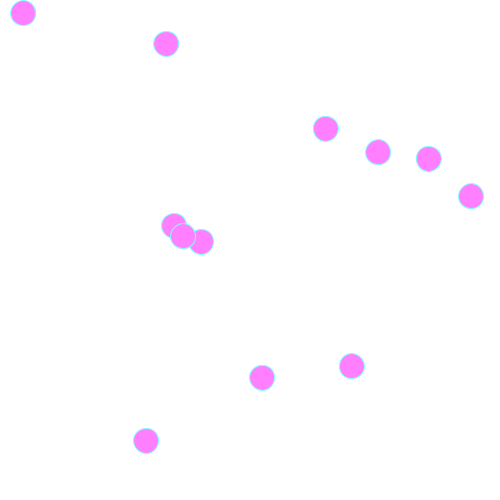
Frame 1 (no input)
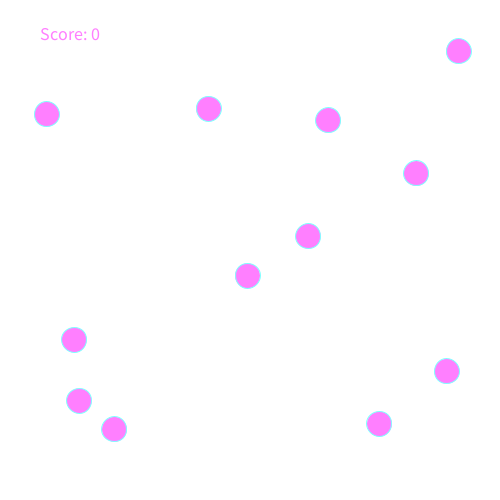
Frame 60 (the mouse pressed at the canvas centre just before this capture)
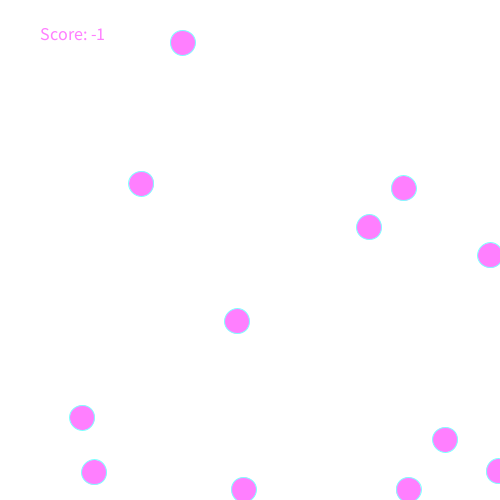
Frame 120 (the mouse held since frame 60 and released just before this capture)

The Processing sketch that drew these frames (run headless with seeded random() and noise(); from frame 60 on, the mouse is pressed at the canvas centre):

// Processing sketch: simpleGame_ArrayList
// ── simpleGame_ArrayList.pde
// A Simple ball clicking game

// how many game objects are in play, let's say 12
int gameObj_qty = 12; 

// a value to set all gameObjs to
float globalSize = 25;

// keep track of points!
int score;

// some basic color presets
color strokeColor = color(127, 255, 255);
color fillColor = color(255, 127, 255);

// arrays to hold the attributes of our gameObjs
ArrayList<GameObj> gameObjs;

void setup() {

  size(500, 500);
  background(255);

  // initialize
  initGameObjects();
}


void draw() {

  // start with a blank slate
  background(255);

  // draw the score to the screen:
  // if there are active gameObjs, display the score
  if (gameObjs.size() > 0) {
    textSize(18);
    textAlign(LEFT);
    text("Score: "+score, 40, 40);
  } else { // otherwise, display the game over screen
    textAlign(CENTER, CENTER);
    textSize(36);
    text("GAME OVER!", width/2, -100+height/2);
    textSize(24);
    text("Score: "+score, width/2, 100+height/2);
  }

  // we iterate through all our game pieces
  for (GameObj g : gameObjs) {
    if (g.isActive) {
      // pass the index variable to moveObj() and drawObj() functions
      g.update();
      // wrap gameObjs around the screen
      g.wrap();
      // draw the gameObjs
      g.render();
    } // end if
  } // end for
} // end draw()



void initGameObjects() {

  // set our score to 0;
  score=0;

  // initialize the attribute arrays
  gameObjs = new ArrayList<GameObj>();

  // randomize speed and location
  // set the size of the game objects
  for (int i = 0; i < gameObj_qty; i++) {
    gameObjs.add(new GameObj());
  }
}


void mousePressed() {

  // check to see if there are any gameObjs in play
  if (gameObjs.size() > 0) {
    // create a flag to capture scoring clicks
    boolean scoredPoint = false;
    for (int i = gameObjs.size()-1; i >= 0; i--) {
      GameObj g = gameObjs.get(i);
      // check if the click was within the radius of the gameObj
      if (g.isClicked(mouseX, mouseY)) {
        gameObjs.remove(i);
        scoredPoint=true;
      }
    }
    // did we score any points?
    if (scoredPoint) {
      score++;
    } else {
      score--;
    }
  } else { // if no gameObjs in play, restart!
    initGameObjects();
  }
}

// ── gameObj.pde
// definition of the GameObj class
class GameObj {

  // fields
  float x;
  float y;
  float sx;
  float sy;
  float size;
  boolean isActive=true;
  color sc = strokeColor;
  color fc = fillColor;

  //consturctors
  GameObj() {
    x= random(width);
    y = random(height);
    sx = random(-2.5, 2.5);
    sy = random(-2.5, 2.5);
    size = globalSize;
    isActive = true;
  }

  //moethods

  void update() { 
    // increment the X and Y positions by the speed value
    x += sx;
    y += sy;
  }

  void wrap() {
    // keep the GameObj on screen by wrapping it around the edges
    x+=width;
    x%=width;
    y+=height;
    y%=height;
  }

  void render() {
    stroke(strokeColor);
    fill(fillColor);
    ellipse(x, y, size, size);
  }

  // the distance between two points is the length of the hypotenuse of a right triangle formed between them
  // (x^2 + y^2)^0.5 where x is equal to x2 - x1 and y is equal to y2 - y1
  // see http://www.math.info/Algebra/Distance_Cartesian_Plane/
  boolean isClicked(float _x, float _y) {
    return pow( pow( _x - x, 2) + pow( _y - y, 2), 0.5) < size/2;
  }
}
